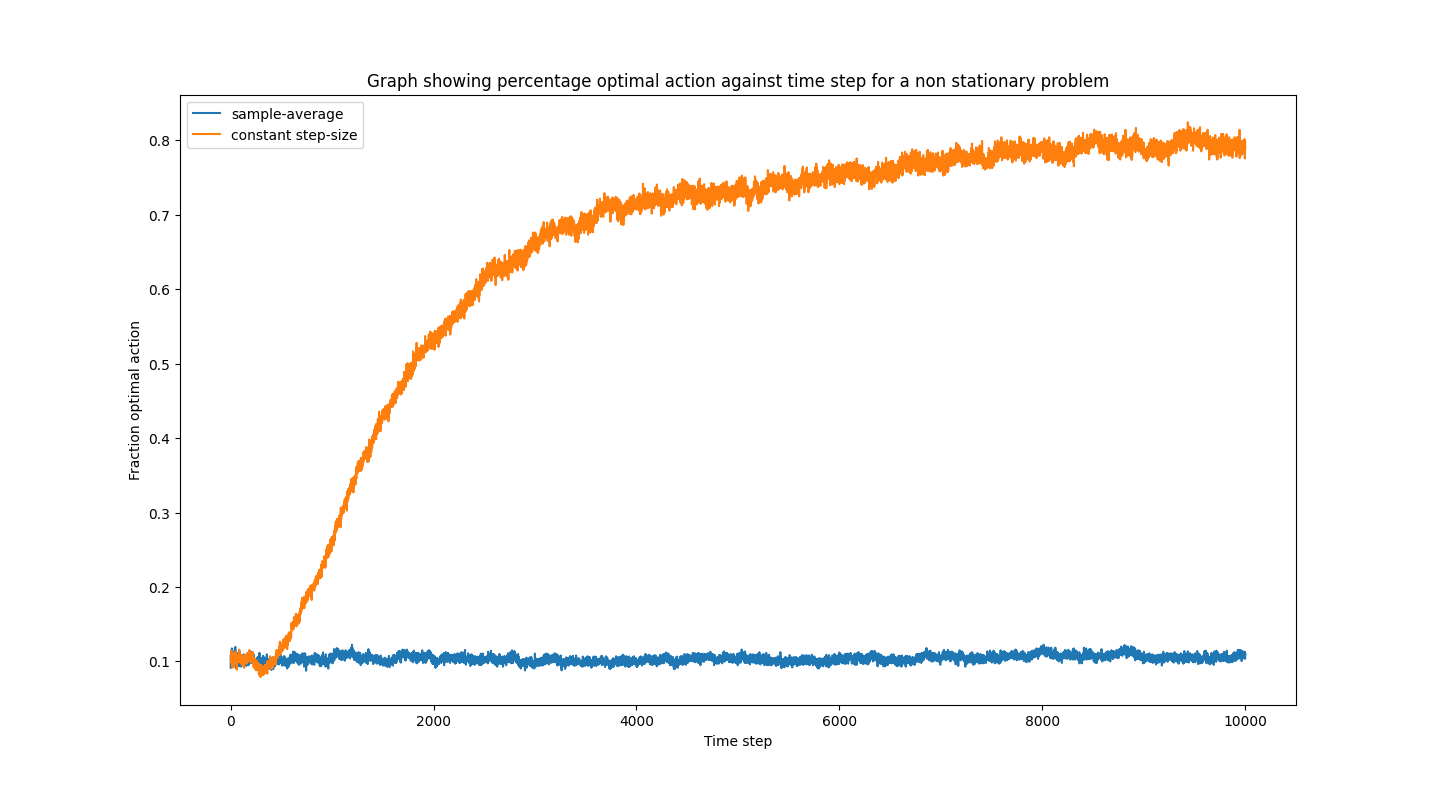

This figure's Python source:
import numpy as np
import random
import matplotlib.pyplot as plt

k = 10 # number of bandit arms
n = 10000 # number of time steps

def reward(R):
    """Changes reward distribution of each action slowly over time"""
    samples = np.random.normal(0, 0.01, k) # mean 0, std 0.01, sample size 10
    R = [R[i] + samples[i] for i in range(len(R))]
    return R

def policy(Q, eps):
    """Chooses an exploratory (random) action with probability epsilon and otherwise chooses the action with the highest
    action value"""
    if random.random() <= eps:
        return random.randint(0, k-1) # return random action
    else:
        return Q.index(max(Q)) # return action with highest action-value
        # should ideally break ties randomly but not implemented here.

def Q_update(Q, R, a, t, alpha, type=0):
    """Updates Q values. Type 0 uses sample-average method, type 1 uses constant step-size method"""
    if type==0:
        Q[a] += (1/t)*(R[a]-Q[a]) # sample-average method
    else:
        Q[a] += alpha*(R[a]-Q[a]) # constant step-size method
    return Q[a]

def run(type=0):
    """If type == 0, use sample-average method for learning. If type == 1, use constant step-size"""
    R = [1]*k # start with all rewards as 1
    Q = [0]*k # action values
    eps = 0.1
    alpha = 0.1
    opt_a = np.array([0]*n) # to store whether action at time t was optimal
    for t in range(1, n+1):
        R = reward(R)
        a = policy(Q, eps)
        if type==0:
            Q[a] = Q_update(Q, R, a, t, alpha, type=0)
        else:
            Q[a] = Q_update(Q, R, a, t, alpha, type=1)

        if R.index(max(R)) == a: # optimal action selected
            opt_a[t-1] = 1 # t starts from 1 to need to do t-1
    return Q, R, opt_a


if __name__ == "__main__":
    # sample-average optimal action percentage
    opt_a_tot_0 = np.array([0]*n)
    for i in range(2000):
        _, _, opt_a = run(type=0)
        opt_a_tot_0 += opt_a
    opt_a_avg_0 = opt_a_tot_0/2000
    
    # constant step-size optimal action percentage
    opt_a_tot_1 = np.array([0]*n)
    for i in range(2000):
        _, _, opt_a = run(type=1)
        opt_a_tot_1 += opt_a
    opt_a_avg_1 = opt_a_tot_1/2000

    t = np.array([i for i in range(1, n+1)])
    plt.plot(t, opt_a_avg_0, label='sample-average')
    plt.plot(t, opt_a_avg_1, label='constant step-size')
    plt.ylabel('Fraction optimal action')
    plt.xlabel('Time step')
    plt.legend()
    plt.title('Graph showing percentage optimal action against time step for a non stationary problem')
    plt.show()
